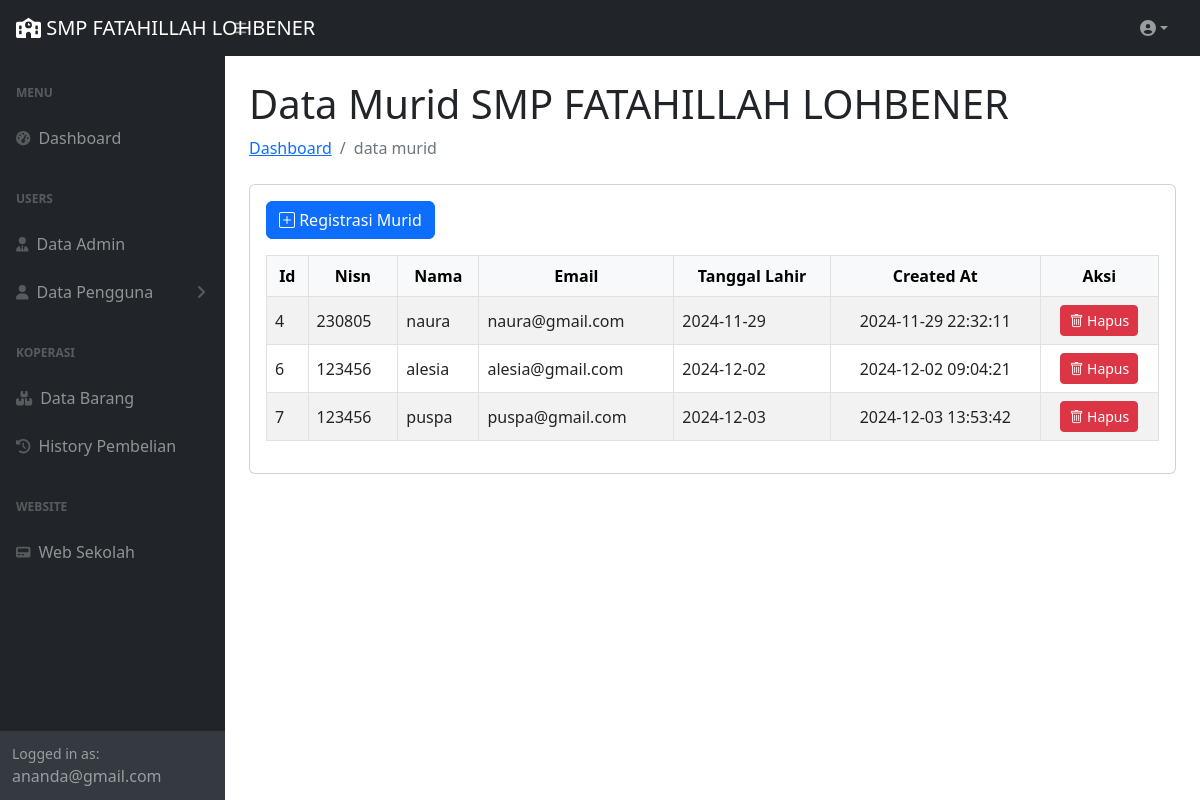
Screenshot of /page/murid/murid.php (signed in) with the database file from the repository.
### tables this page shows
CREATE TABLE `murid` (
  `id_murid` int(2) NOT NULL,
  `nisn` int(10) NOT NULL,
  `nama` varchar(255) NOT NULL,
  `email` varchar(255) NOT NULL,
  `password` varchar(8) NOT NULL,
  `ttl` date NOT NULL,
  `created_at` datetime NOT NULL DEFAULT current_timestamp()
);

### page/murid/murid.php (the view, shortened to what this page needs)
<?php
include '../../koneksi.php';
$query = "SELECT * FROM murid";
$result = $koneksi->query($query);
?>
<!DOCTYPE>
<html>
    <head>
    <link href="../../assets/css/styles.css" rel="stylesheet" />
    </head>
    <body class="sb-nav-fixed">
        <main>
            <div class="container-fluid px-4">
                <h1 class="mt-4">Data Murid SMP FATAHILLAH LOHBENER</h1>
                <ol class="breadcrumb mb-4">
                    <li class="breadcrumb-item"><a href="../../index.php">Dashboard</a></li>
                    <li class="breadcrumb-item active">data murid</li>
                </ol>
                <div class="card mb-4">
                    <div class="card-body">
                        <a href="../../../front/registrasimurid.php" class="btn btn-primary mb-3"><i class="bi bi-plus-square"></i> Registrasi Murid</a>
                        <table class="table table-bordered table-striped table-hover align-middle">
                            <thead class="table-light">
                                <tr align="center">
                                    <th>Id</th>
                                    <th>Nisn</th>
                                    <th>Nama</th>
                                    <th>Email</th>
                                    <th>Tanggal Lahir</th>
                                    <th>Created At</th>
                                    <th>Aksi</th>
                                </tr>
                            </thead>
                            <tbody>
                                <?php while ($row = $result->fetch_assoc()): ?>
                                <tr>
                                    <td><?= htmlspecialchars($row['id_murid']) ?></td>
                                    <td><?= htmlspecialchars($row['nisn']) ?></td>
                                    <td><?= htmlspecialchars($row['nama']) ?></td>
                                    <td><?= htmlspecialchars($row['email']) ?></td>
                                    <td><?= htmlspecialchars($row['ttl']) ?></td>
                                    <td class="text-center"><?= htmlspecialchars($row['created_at']) ?></td>
                                    <td class="text-center">
                                        <a href="hapus.php?id=<?= $row['id_murid'] ?>" class="btn btn-sm btn-danger" onclick="return confirm('Apakah Anda yakin ingin menghapus pengguna ini?')"><i class="bi bi-trash"></i> Hapus</a>
                                    </td>
                                </tr>
                                <?php endwhile; ?>
                            </tbody>
                        </table>
                    </div>
                </div>
            </div>
        </main>
    </body>
</html>
<?php
include '../../layout.php';
?>

### rows the page displays
murid: id_murid "4", nisn "230805", nama "naura", email "naura@gmail.com", ttl "2024-11-29", created_at "2024-11-29 22:32:11"
murid: id_murid "6", nisn "123456", nama "alesia", email "alesia@gmail.com", ttl "2024-12-02", created_at "2024-12-02 09:04:21"
murid: id_murid "7", nisn "123456", nama "puspa", email "puspa@gmail.com", ttl "2024-12-03", created_at "2024-12-03 13:53:42"

### other values shown
$_SESSION["email"] "ananda@gmail.com"
